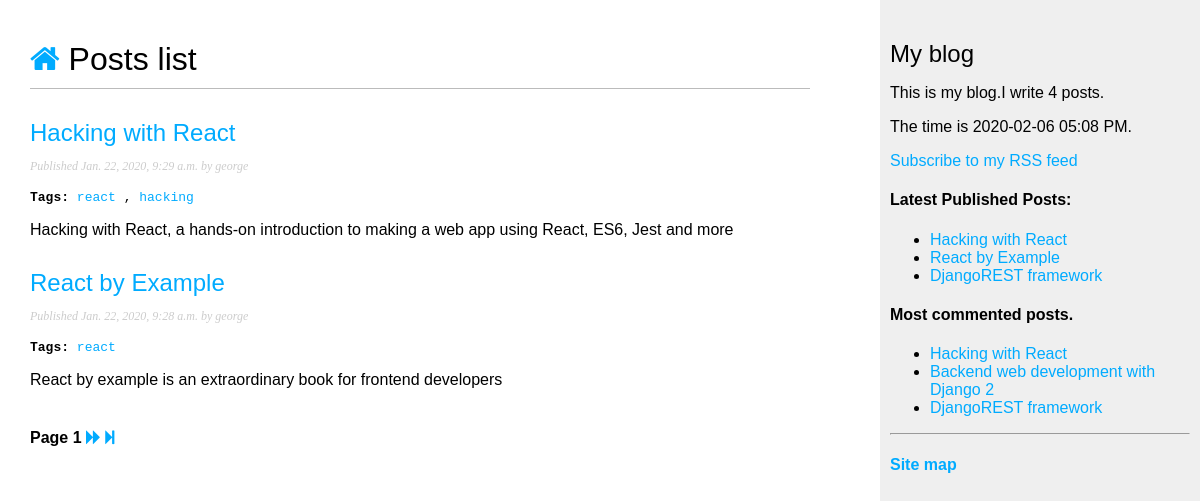
Page /blog/ on the earlier database version.
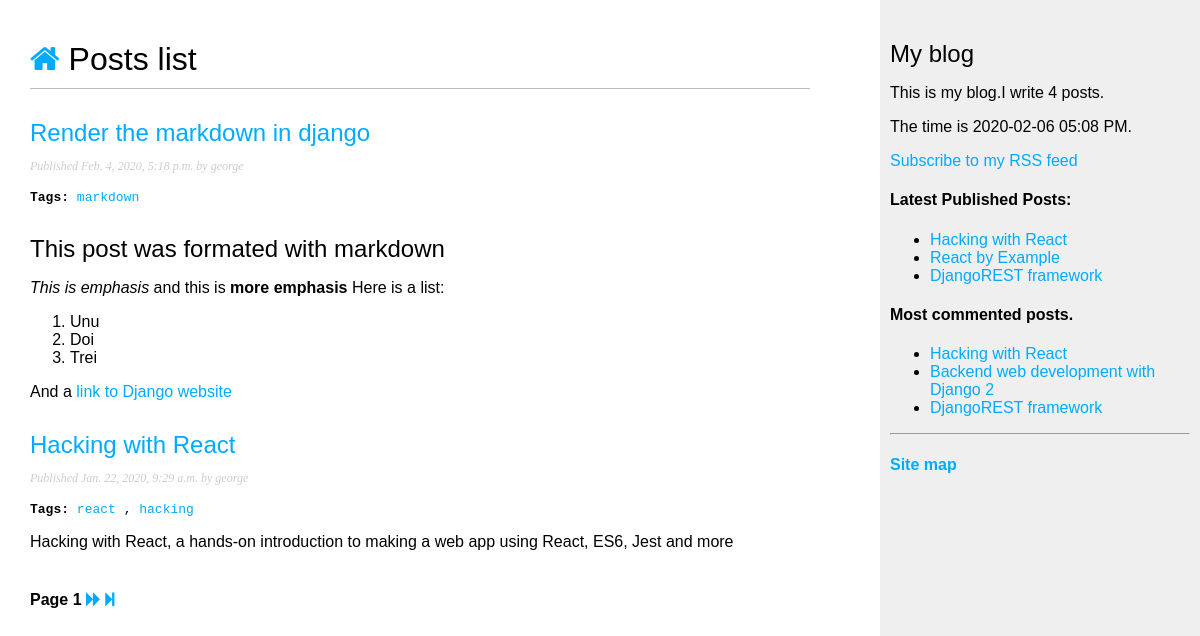
Same page on the later database version.
### blog/models.py (models this page shows, shortened)
class Post(models.Model):
    STATUS_CHOICES=(
        ('draft', 'Draft'),
        ('published', 'Published'),
    )
    title = models.CharField(max_length=50)
    slug = models.SlugField(max_length=50, unique_for_date='publish')
    body = models.TextField()
    author = models.ForeignKey(User, on_delete=models.CASCADE, related_name='blog_posts')
    publish = models.DateTimeField(default=timezone.now)
    created = models.DateTimeField(auto_now_add=True)
    updated = models.DateTimeField(auto_now=True)
    status = models.CharField(max_length=10, choices=STATUS_CHOICES, default='draft')
    objects = models.Manager()
    published = PublishedManager()
    draft = DraftManager()
    tags=TaggableManager()
    class Meta:
        ordering=('-publish', 'title',)
    def get_absolute_url(self):
        return reverse('blog:post_detail', args=[self.publish.year,
                                    self.publish.strftime('%m'),
                                    self.publish.strftime('%d'),
                                    self.slug])

### blog/views.py (the view)
# urls.py: path('', views.post_list, name='post_list'),
def post_list(request, tag_slug=None):
    object_list=Post.objects.all()
    tag=None
    if tag_slug:
        tag=get_object_or_404(Tag, slug=tag_slug)
        object_list=object_list.filter(tags__in=[tag])
    paginator=Paginator(object_list,2)
    page=request.GET.get('page') # numarul paginii
    print(page)
    try:
        posts=paginator.page(page)
    except EmptyPage:
        posts=paginator.page(paginator.num_pages)
    except PageNotAnInteger:
        posts=paginator.page(1)
    return render(request, 'list.html', {'page':page, 'posts':posts, 'tag':tag})

### blog/models.py (called while the page is built)
    def get_queryset(self):
        return super(PublishedManager, self).get_queryset().filter(status='published')

### blog/templatetags/blog_tags.py (called while the page is built)
@register.simple_tag
def total_posts():
    return Post.published.count()

@register.simple_tag
def current_time(format_string):
    return timezone.datetime.now().strftime(format_string)

@register.inclusion_tag('latest_posts.html')
def show_latest_posts(count=5):
    latest_posts=Post.published.order_by('-publish')[:count]
    return {'latest_posts':latest_posts}

@register.simple_tag
def get_most_commented_posts():
    return Post.published.annotate(total_comments=Count('comments')).order_by('-total_comments')[:3]

@register.filter(name='markdown')
def markdown_format(text):
    return mark_safe(markdown(text))

### blog/templates/list.html (shortened to what this page needs)
{% extends 'base.html' %}
{% load blog_tags %}
{% block content%}
<h1><a href="{% url 'blog:post_list'%}"><i class="fa fa-home"></i></a> Posts list</h1>
{% for post in posts %}
<h2><a href="{{ post.get_absolute_url }}">{{post.title}}</a></h2>
<p class="date">Published {{post.publish}} by {{post.author}}</p>
<p class="posts">
<code>
<strong>Tags:</strong>
{% for tag in post.tags.all %}
<a href="{% url 'blog:post_list_by_tag' tag.slug %}">{{tag.slug}}</a>
{% if not forloop.last %}, {% endif %}
{% endfor %}
</code>
</p>
<p>{{post.body|markdown|truncatewords_html:30}}</p>
{% endfor %}
<div class="pagination">
    <span class="step-links">
        <span class="current">
            Page {{ posts.number }}
        </span>
        {% if posts.has_next %}
            <a href="?page={{ posts.next_page_number }}"><i class="fa fa-forward"></i></a>
            <a href="?page={{ posts.paginator.num_pages }}"><i class="fa fa-step-forward"></i></a>
        {% endif %}
    </span>
</div>
{% endblock %}

### blog/templates/base.html (shortened to what this page needs)
{% load blog_tags %}
{% load static %}
<html>
<head>
<link href="{% static '/blog/css/blog.css' %}" rel="stylesheet">
<link href="//maxcdn.bootstrapcdn.com/font-awesome/4.7.0/css/font-awesome.min.css" rel="stylesheet">
</head>
<body>
<div id="content">
{% block content %}
{% endblock %}
</div>
<div id="sidebar">
<h2>My blog</h2>
<p>This is my blog.I write {% total_posts %} posts.</p>
{% current_time "%Y-%m-%d %I:%M %p" as the_time %}
<p>The time is {{ the_time }}.</p>
<p><a href="{% url 'blog:post_feed' %}">Subscribe to my RSS feed</a></p>
<h4>Latest Published Posts:</h4>
{% show_latest_posts 3 %}
<h4>Most commented posts.</h4>
{% get_most_commented_posts as most_commented_posts %}
<ul>
{% for post in most_commented_posts %}
<li><a href="{{post.get_absolute_url}}">{{post.title}}</a></li>
{% endfor %}
</ul>
<hr/>
<h4><a href="/sitemap.xml">Site map</a></h4>
</div>
</body>
</html>

### blog/templates/latest_posts.html
<ul>
{% for post in latest_posts %}
<li><a href="{{ post.get_absolute_url }}">{{post.title}}</a></li>
{% endfor %}
</ul>

### blog/static/blog/css/blog.css (style rules this page uses)
body { margin:0; padding:0; font-family:helvetica, sans-serif; }
a { color:#00abff; text-decoration:none; }
h1 { font-weight:normal; border-bottom:1px solid #bbb; padding:0 0 10px 0; }
h2 { font-weight:normal; margin:30px 0 0; }
#content { float:left; width:65%; padding:0 0 0 30px; padding-top: 20px; }
#sidebar { float:right; width:25%; padding:10px; background:#efefef; height:100%; }
p.date { color:#ccc; font-family: georgia, serif; font-size: 12px; font-style: italic; }
.pagination { margin:40px 0; font-weight:bold; }

Differences in the rows shown:
no longer on one of the page's lists (row unchanged): Post: title "React by Example", publish "Jan. 22, 2020, 9:28 a.m.", author "george", body "React by example is an extraordinary book for frontend developers"
added Post: title "Render the markdown in django", publish "Feb. 4, 2020, 5:18 p.m.", author "george", body "This post was formated with markdown This is emphasis and this is more emphasis Here is a list: Unu Doi Trei And a link to Django website", shown under "Posts list"
added Tag: slug "markdown", shown under "Render the markdown in django"
computed for Post "React by Example": loses Tag (slug "react")
